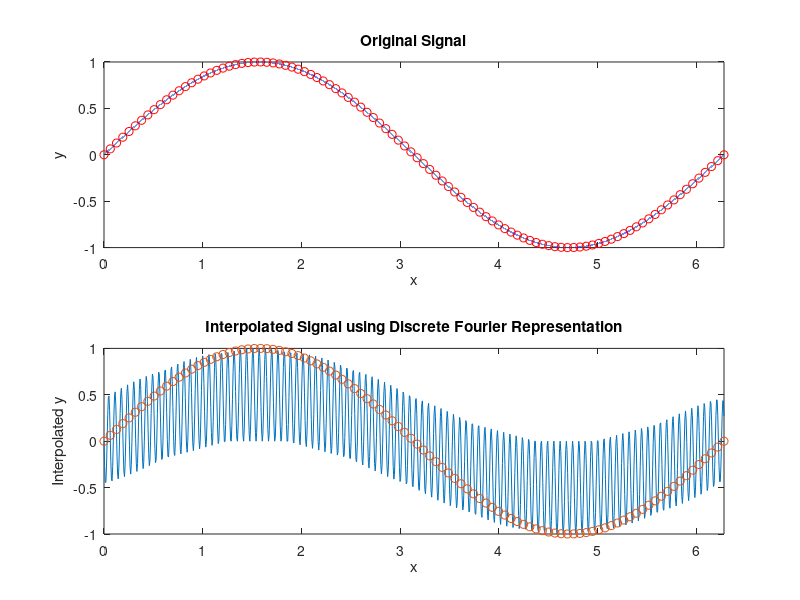

MATLAB code to generate this figure:
% Parameters
n = 100; % number of original points
N_interp = 1000; % number of points after interpolation

% Original signal: real-valued sine wave
x = linspace(0, 2*pi, n);
y = sin(x);

% Compute DFT of the original signal
Y = fft(y);

% Zero padding: extend the DFT result to N_interp points
Y_padded = [Y, zeros(1, N_interp - n)];

% Inverse DFT of the zero-padded signal
y_interp = ifft(Y_padded) * N_interp / n;

% Define the new x-axis for the interpolated signal
x_interp = linspace(0, 2*pi, N_interp);
% Plot
figure;
subplot(2, 1, 1);
plot(x, y, 'or');
title('Original Signal');
xlabel('x');
ylabel('y');
hold on;
plot(linspace(0,2*pi,1000*n),sin(linspace(0,2*pi,1000*n)),'-');
axis([0 2*pi -1 1])

subplot(2, 1, 2);
plot(x_interp, real(y_interp));
title('Interpolated Signal using Discrete Fourier Representation');
xlabel('x');
ylabel('Interpolated y');
hold on;
plot(x, y, 'o');
axis([0 2*pi -1 1])
% Display the figure
shg;

